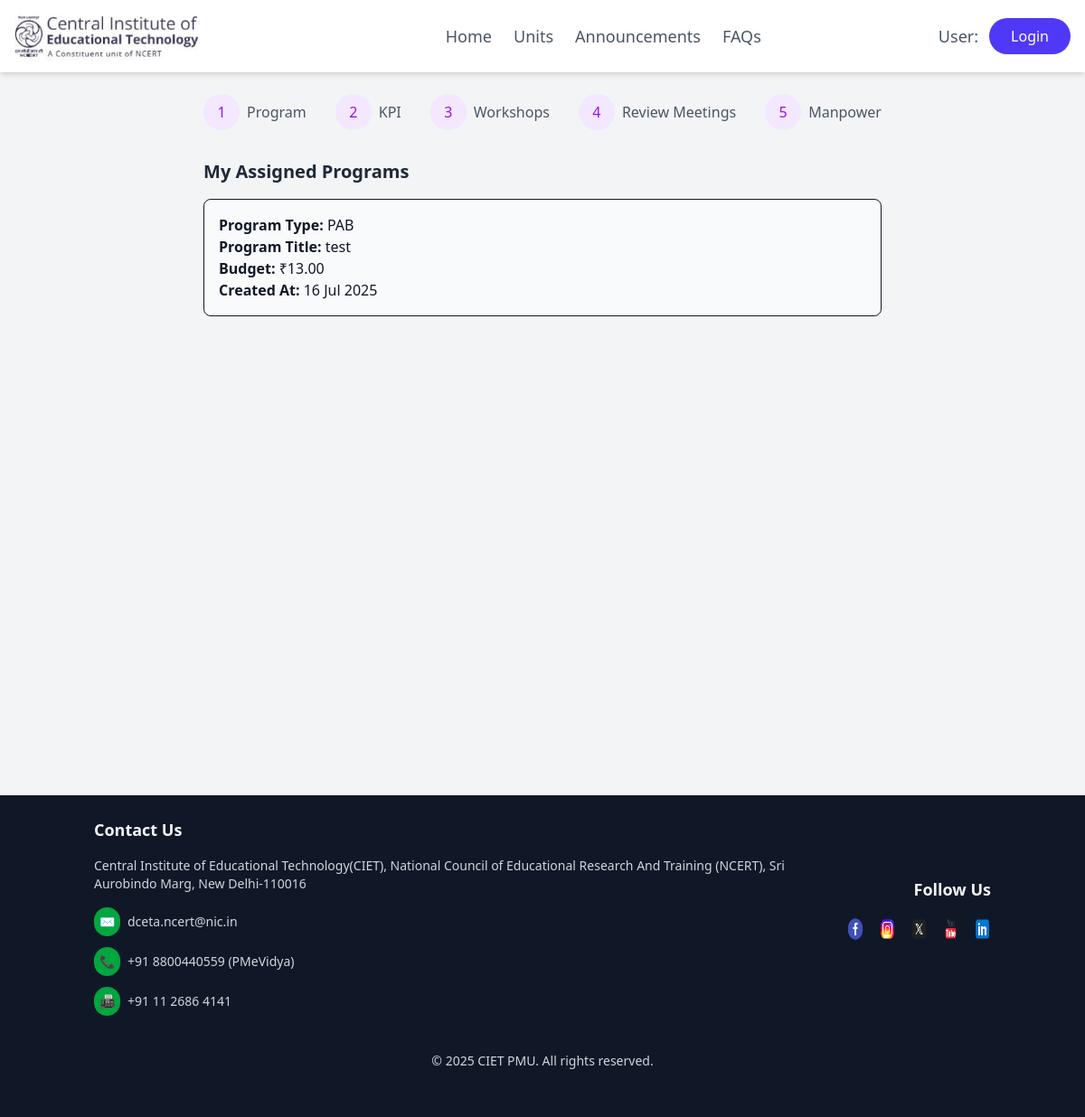
/4/user_dashboard/, run on an earlier commit of the app's database.
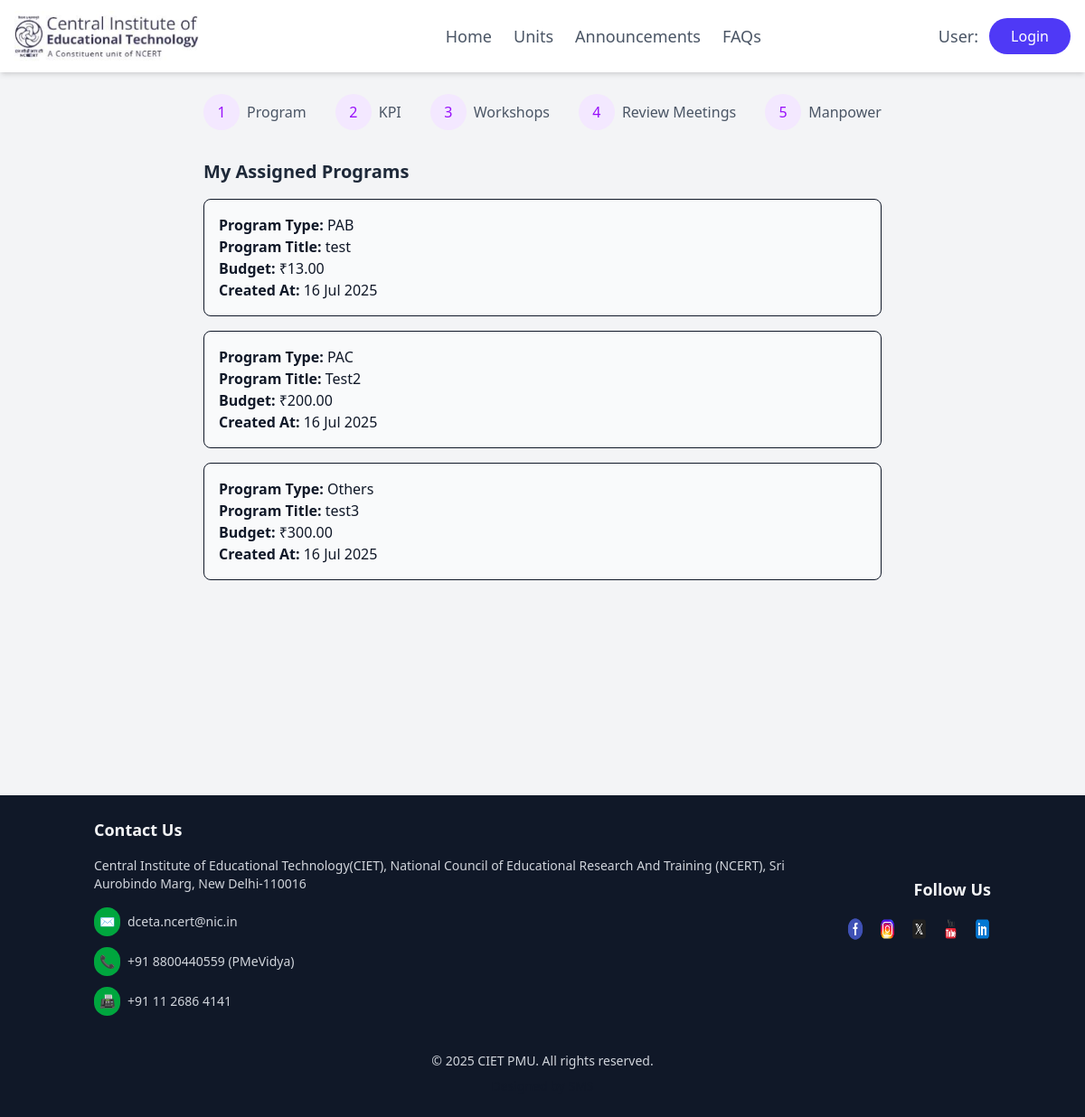
And on a later commit of the database.
### admin_dashboard/models.py (models this page shows)
class Program(models.Model):
    type = models.TextField(blank=True, null=True)
    title = models.TextField()
    coordinator = models.ForeignKey('User', models.DO_NOTHING)
    annual_budget = models.ForeignKey(Annualbudget, models.DO_NOTHING)
    created_at = models.DateTimeField(default=timezone.now)
    updated_at = models.DateTimeField(default=timezone.now)
    program_budget = models.DecimalField(decimal_places=2, max_digits=12)
    program_sub_type = models.TextField()
    class Meta:
        managed = False
        db_table = 'Program'

### user_dashboard/views.py (the view)
# urls.py: path('', include('user_dashboard.urls')),
def user_dashboard(request, user_id):
    user = get_object_or_404(User, pk=user_id)
    programs = Program.objects.filter(coordinator_id=user.id)
    return render(request, 'user_dashboard/user_dashboard.html', {
        'user': user,
        'programs': programs
    })

### user_dashboard/templates/user_dashboard/user_dashboard.html (shortened to what this page needs)
{% extends "layout.html" %}
{% load static %}
{% block content %}
{% include "partials/navbar.html" %}
<div class="flex h-screen">
  <div class="max-w-4xl mx-auto p-6">
    <div class="flex justify-between items-center mb-8">
      <div class="flex items-center space-x-4">
        <div class="flex items-center">
          <div
            class="w-10 h-10 bg-purple-100 rounded-full flex items-center justify-center text-purple-600"
          >
            1
          </div>
          <span class="ml-2 text-gray-600">Program</span>
        </div>
        <div class="flex items-center">
          <div
            class="w-10 h-10 bg-purple-100 rounded-full flex items-center justify-center text-purple-600"
          >
            2
          </div>
          <span class="ml-2 text-gray-600">KPI</span>
        </div>
        <div class="flex items-center">
          <div
            class="w-10 h-10 bg-purple-100 rounded-full flex items-center justify-center text-purple-600"
          >
            3
          </div>
          <span class="ml-2 text-gray-600">Workshops</span>
        </div>
        <div class="flex items-center">
          <div
            class="w-10 h-10 bg-purple-100 rounded-full flex items-center justify-center text-purple-600"
          >
            4
          </div>
          <span class="ml-2 text-gray-600">Review Meetings</span>
        </div>
        <div class="flex items-center">
          <div
            class="w-10 h-10 bg-purple-100 rounded-full flex items-center justify-center text-purple-600"
          >
            5
          </div>
          <span class="ml-2 text-gray-600">Manpower</span>
        </div>
      </div>
    </div>
    <h2 class="text-xl font-semibold text-gray-800 mb-4">
      My Assigned Programs
    </h2>
    {% if programs %}
    <div class="space-y-4">
      {% for program in programs %}
      <div class="p-4 border rounded-lg bg-gray-50">
        <p><strong>Program Type:</strong> {{ program.type }}</p>
        <p><strong>Program Title:</strong> {{ program.title }}</p>
        <p><strong>Budget:</strong> ₹{{ program.program_budget }}</p>
        <p>
          <strong>Created At:</strong> {{ program.created_at|date:"d M Y" }}
        </p>
      </div>
      {% endfor %}
    </div>
    {% else %}
    <p class="text-gray-500">No programs assigned to you yet.</p>
    {% endif %}
  </div>
</div>
{% endblock %}

### templates/layout.html (shortened to what this page needs)
{% load static %}
{% load static tailwind_tags %}
<!DOCTYPE html>
<html lang="en">
<head>
    {% tailwind_css %}
</head>
<body class="bg-gray-100 font-sans text-gray-900 antialiased">
    {% block content %}{% endblock %}
    {% include 'partials/footer.html' %}
</body>
</html>

### templates/partials/navbar.html (shortened to what this page needs)
{% load static %}
<nav class="flex items-center justify-between px-4 py-3 bg-white shadow-md sticky top-0 z-50">
    <div class="flex items-center space-x-3">
        <a href="/"><img src="{% static 'images/home_page_images/ciet-full-logo.jpg' %}" alt="CIET PMU Logo" class="h-12 md:h-14 transition-transform duration-300 hover:scale-110"></a>
    </div>
    <div class="hidden md:flex space-x-6">
        <a href="/" class="text-gray-600 text-lg font-medium hover:text-indigo-600 transition-colors duration-300">Home</a>
        <a href="#units" class="text-gray-600 text-lg font-medium hover:text-indigo-600 transition-colors duration-300">Units</a>
        <a href="#" class="text-gray-600 text-lg font-medium hover:text-indigo-600 transition-colors duration-300">Announcements</a>
        <a href="#faqs" class="text-gray-600 text-lg font-medium hover:text-indigo-600 transition-colors duration-300">FAQs</a>
    </div>
    <div class="flex items-center space-x-3">
        <span class="text-gray-600 text-sm md:text-lg font-medium">User: {{ request.session.username}}</span>
        {% if not request.session.username and request.path != '/admin_login/' %}
            <a href="{% url 'login' %}" class="text-white bg-indigo-600 hover:bg-indigo-700 px-4 py-1 md:px-6 md:py-2 rounded-full font-medium text-sm md:text-base transition-all duration-300 transform hover:scale-105">Login</a>
        {% elif request.path != '/admin_login/'%}
            <a href="{% url 'logout' %}" class="text-white bg-red-600 hover:bg-red-700 px-4 py-1 md:px-6 md:py-2 rounded-full font-medium text-sm md:text-base transition-all duration-300 transform hover:scale-105">Sign Out</a>
        {% endif %}
    </div>
</nav>

### templates/partials/footer.html
 {% load static %}
{% load static tailwind_tags %}
 <footer class="bg-gray-900 text-white py-6">
  <div class="container mx-auto px-4">
    <div class="flex flex-col md:flex-row justify-between items-center space-y-8 md:space-y-0 md:space-x-12">
      <div class="text-center md:text-left">
        <h3 class="text-lg font-semibold text-gray-100 mb-4">Contact Us</h3>
        <p class="text-sm text-gray-300 mb-4">Central Institute of Educational Technology(CIET), National Council of Educational Research And Training (NCERT), Sri Aurobindo Marg, New Delhi-110016</p>
        <ul class="text-sm text-gray-300 space-y-3">
          <li class="flex items-center justify-center md:justify-start"><span class="mr-2 bg-green-600 rounded-full p-1.5 text-white">✉</span> <span class="hover:text-green-400 transition-colors">dceta.ncert@nic.in</span></li>
          <li class="flex items-center justify-center md:justify-start"><span class="mr-2 bg-green-600 rounded-full p-1.5 text-white">📞</span> <span class="hover:text-green-400 transition-colors">+91 8800440559 (PMeVidya)</span></li>
          <li class="flex items-center justify-center md:justify-start"><span class="mr-2 bg-green-600 rounded-full p-1.5 text-white">📠</span> <span class="hover:text-green-400 transition-colors">+91 11 2686 4141</span></li>
        </ul>
      </div>
      <div class="text-center md:text-right">
        <h3 class="text-lg font-semibold text-gray-100 mb-4">Follow Us</h3>
        <div class="flex justify-center md:justify-end space-x-4 mb-4">
          <a href="https://www.facebook.com/ncertofficial/" target="_blank" class="hover:opacity-75 transition-opacity">
            <img src="{% static 'images/footer_images/fb.png' %}" alt="FB" class="h-7 w-7">
          </a>
          <a href="https://www.instagram.com/ncertindia/?hl=en" target="_blank" class="hover:opacity-75 transition-opacity">
            <img src="{% static 'images/footer_images/ig.png' %}" alt="IG" class="h-7 w-7">
          </a>
          <a href="https://x.com/ncert?lang=en" target="_blank" class="hover:opacity-75 transition-opacity">
            <img src="{% static 'images/footer_images/x.png' %}" alt="X" class="h-7 w-7">
          </a>
          <a href="https://www.youtube.com/c/NCERTOFFICIAL" target="_blank" class="hover:opacity-75 transition-opacity">
            <img src="{% static 'images/footer_images/yt.png' %}" alt="YT" class="h-7 w-7">
          </a>
          <a href="https://www.linkedin.com/company/national-council-of-educational-research-and-training-ncert/?original_referer=https%3A%2F%2Fwww%2Egoogle%2Ecom%2F&originalSubdomain=in" target="_blank" class="hover:opacity-75 transition-opacity">
            <img src="{% static 'images/footer_images/in.png' %}" alt="IN" class="h-7 w-7">
          </a>
        </div>
      </div>
    </div>
    <div class="mt-10 text-center">
      <p class="text-sm text-gray-300">© 2025 CIET PMU. All rights reserved.</p>
      <p class="text-sm text-gray-900 mt-2">Designed by SMS</p>
    </div>
  </div>
</footer>

What changed in the data, as far as the page shows it:
added Program: type "PAC", title "Test2", program_budget "200.00", created_at "16 Jul 2025"
added Program: type "Others", title "test3", program_budget "300.00", created_at "16 Jul 2025"
